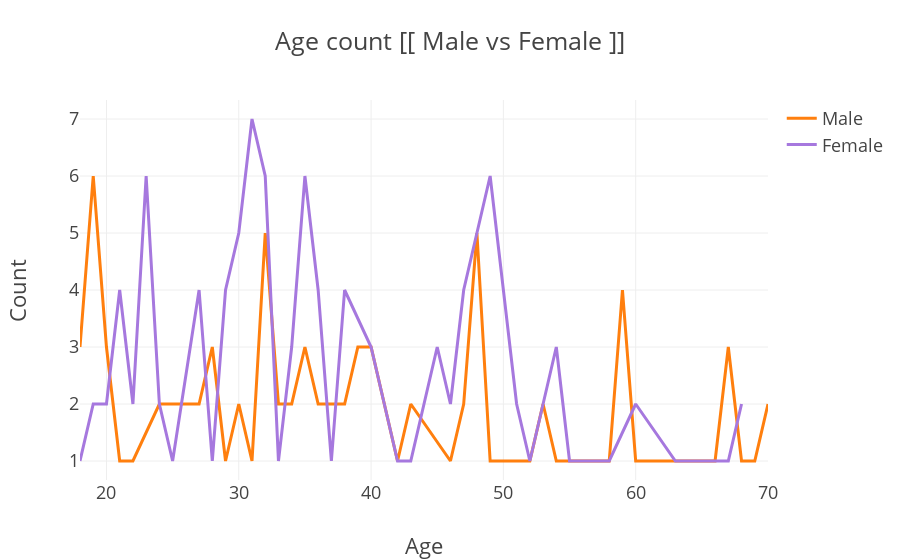

Here is the notebook cell this chart was saved with:
### Markdown cell above
By looking at the above graph-, It can be seen that the Ages from 27 to 39 are very much frequent but there is no clear pattern, we can only find some group wise patterns such as the the older age groups are lesser frequent in comparison. Interesting Fact, There are equal no. of Visitors in the Mall for the Agee 18 and 67. People of Age 55, 56, 69, 64 are very less frequent in the Malls. People at Age 32 are the Most Frequent Visitors in the Mall.

### Code cell
d1=x[x['Gender']=='Male']
d2=x[x['Gender']=='Female']
col='Age'
v1=d1[col].value_counts().reset_index()
v1=v1.rename(columns={col:'count','index':col})
v1['percent']=v1['count'].apply(lambda x : 100*x/sum(v1['count']))
v1=v1.sort_values(col)
v2=d2[col].value_counts().reset_index()
v2=v2.rename(columns={col:'count','index':col})
v2['percent']=v2['count'].apply(lambda x : 100*x/sum(v2['count']))
v2=v2.sort_values(col)
trace1 = go.Scatter(x=v1[col], y=v1["count"], name="Male", marker=dict(color="#ff7f0e"))
trace2 = go.Scatter(x=v2[col], y=v2["count"], name="Female", marker=dict(color='#a678de'))
y = [trace1, trace2]
layout={'title':"Age count [[ Male vs Female ]] ",'xaxis':{'title':"Age"},'yaxis':{'title':"Count"}}
fig = go.Figure(data=y, layout=layout)
fig.layout.template='presentation'
iplot(fig)

### Figure 1 — Plotly figure (JSON) as saved in the notebook; plotly's stock layout.template omitted (floating-point values rounded to 4 significant figures)
{"data": [{"marker": {"color": "#ff7f0e"}, "name": "Male", "type": "scatter", "uid": "834e757f-a301-4664-a26c-a7cd1e97aeea", "x": [18, 19, 20, 21, 22, 24, 25, 26, 27, 28, 29, 30, 31, 32, 33, 34, 35, 36, 37, 38, 39, 40, 42, 43, 46, 47, 48, 49, 50, 52, 53, 54, 57, 58, 59, 60, 63, 64, 65, 66, 67, 68, 69, 70], "y": [3, 6, 3, 1, 1, 2, 2, 2, 2, 3, 1, 2, 1, 5, 2, 2, 3, 2, 2, 2, 3, 3, 1, 2, 1, 2, 5, 1, 1, 1, 2, 1, 1, 1, 4, 1, 1, 1, 1, 1, 3, 1, 1, 2]}, {"marker": {"color": "#a678de"}, "name": "Female", "type": "scatter", "uid": "0e84f10c-71e3-4073-a372-c2513b58007c", "x": [18, 19, 20, 21, 22, 23, 24, 25, 27, 28, 29, 30, 31, 32, 33, 34, 35, 36, 37, 38, 40, 41, 42, 43, 44, 45, 46, 47, 49, 50, 51, 52, 54, 55, 56, 57, 58, 60, 63, 65, 66, 67, 68], "y": [1, 2, 2, 4, 2, 6, 2, 1, 4, 1, 4, 5, 7, 6, 1, 3, 6, 4, 1, 4, 3, 2, 1, 1, 2, 3, 2, 4, 6, 4, 2, 1, 3, 1, 1, 1, 1, 2, 1, 1, 1, 1, 2]}], "layout": {"title": {"text": "Age count [[ Male vs Female ]] "}, "xaxis": {"title": {"text": "Age"}}, "yaxis": {"title": {"text": "Count"}}}}
